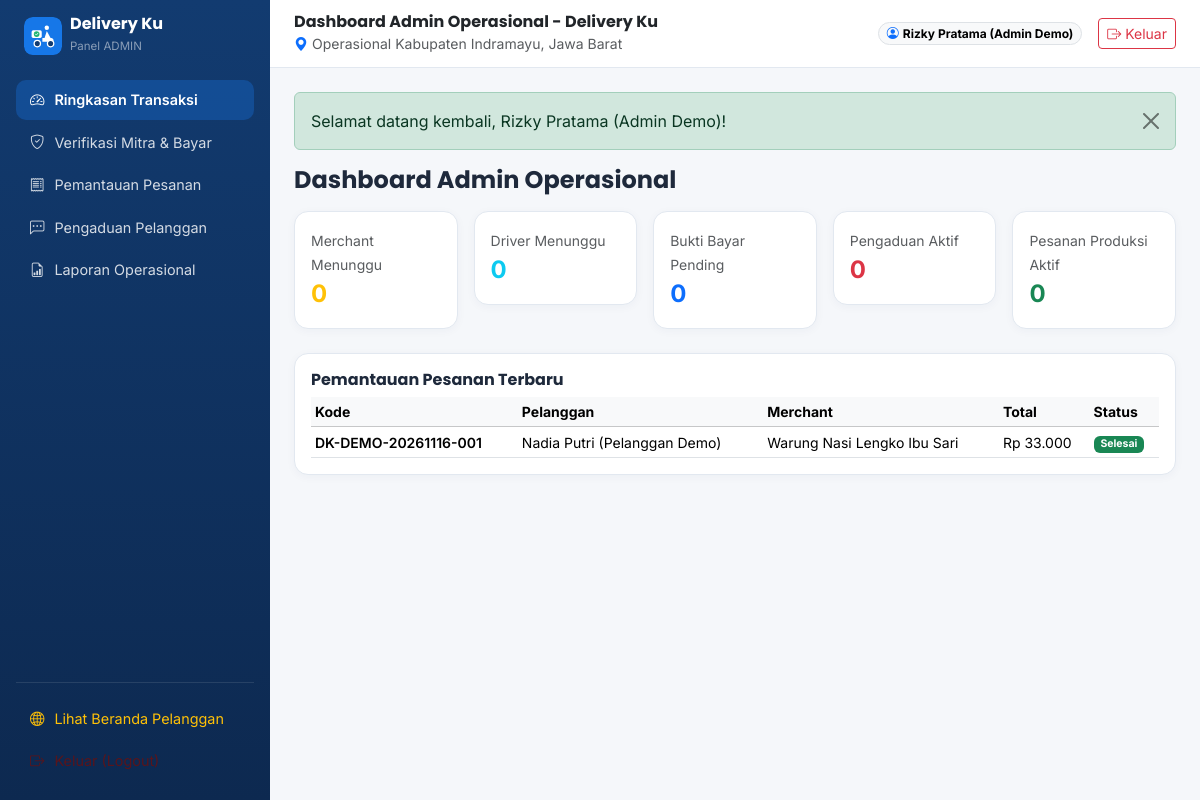
The page /index.php?route=admin/dashboard (signed in) on the database its author committed.
### tables this page shows
CREATE TABLE IF NOT EXISTS `orders` (
    `id` BIGINT UNSIGNED AUTO_INCREMENT PRIMARY KEY,
    `order_code` VARCHAR(40) NOT NULL UNIQUE,
    `user_id` BIGINT UNSIGNED NOT NULL,
    `merchant_id` BIGINT UNSIGNED NOT NULL,
    `driver_id` BIGINT UNSIGNED NULL,
    `district_id` INT UNSIGNED NULL,
    `voucher_id` BIGINT UNSIGNED NULL,
    `recipient_name` VARCHAR(150) NOT NULL,
    `recipient_phone` VARCHAR(25) NOT NULL,
    `delivery_address` TEXT NOT NULL,
    `delivery_lat` DECIMAL(10,7) NULL,
    `delivery_lng` DECIMAL(10,7) NULL,
    `distance_km` DECIMAL(6,2) NOT NULL DEFAULT 2.00,
    `subtotal` DECIMAL(12,2) NOT NULL DEFAULT 0.00,
    `merchant_discount` DECIMAL(12,2) NOT NULL DEFAULT 0.00,
    `voucher_discount` DECIMAL(12,2) NOT NULL DEFAULT 0.00,
    `delivery_fee` DECIMAL(12,2) NOT NULL DEFAULT 0.00,
    `service_fee` DECIMAL(12,2) NOT NULL DEFAULT 0.00,
    `platform_commission` DECIMAL(12,2) NOT NULL DEFAULT 0.00,
    `merchant_net_income` DECIMAL(12,2) NOT NULL DEFAULT 0.00,
    `driver_net_income` DECIMAL(12,2) NOT NULL DEFAULT 0.00,
    `total_amount` DECIMAL(12,2) NOT NULL DEFAULT 0.00,
    `payment_method` ENUM('cod','bank_transfer','manual_proof') NOT NULL DEFAULT 'cod',
    `status` ENUM(
        'menunggu_pembayaran',
        'menunggu_konfirmasi_merchant',
        'pesanan_dikonfirmasi',
        'sedang_disiapkan',
        'menunggu_driver',
        'driver_menuju_merchant',
        'pesanan_diambil',
        'dalam_pengiriman',
        'selesai',
        'dibatalkan',
        'pengembalian_dana'
    ) NOT NULL DEFAULT 'menunggu_konfirmasi_merchant',
    `customer_notes` TEXT NULL,
    `cancel_reason` VARCHAR(255) NULL,
    `customer_confirmed_at` DATETIME NULL,
    `completed_at` DATETIME NULL,
    `is_demo` TINYINT(1) NOT NULL DEFAULT 0,
    `created_at` TIMESTAMP DEFAULT CURRENT_TIMESTAMP,
    `updated_at` TIMESTAMP DEFAULT CURRENT_TIMESTAMP ON UPDATE CURRENT_TIMESTAMP,
    `deleted_at` TIMESTAMP NULL DEFAULT NULL,
    INDEX `idx_orders_user` (`user_id`),
    INDEX `idx_orders_merchant` (`merchant_id`),
    INDEX `idx_orders_driver` (`driver_id`),
    INDEX `idx_orders_status` (`status`),
    INDEX `idx_orders_demo_created` (`is_demo`, `created_at`),
    CONSTRAINT `fk_ord_user` FOREIGN KEY (`user_id`) REFERENCES `users`(`id`),
    CONSTRAINT `fk_ord_merchant` FOREIGN KEY (`merchant_id`) REFERENCES `merchants`(`id`),
    CONSTRAINT `fk_ord_driver` FOREIGN KEY (`driver_id`) REFERENCES `drivers`(`id`) ON DELETE SET NULL,
    CONSTRAINT `fk_ord_district` FOREIGN KEY (`district_id`) REFERENCES `districts`(`id`) ON DELETE SET NULL,
    CONSTRAINT `fk_ord_voucher` FOREIGN KEY (`voucher_id`) REFERENCES `vouchers`(`id`) ON DELETE SET NULL
);

CREATE TABLE IF NOT EXISTS `users` (
    `id` BIGINT UNSIGNED AUTO_INCREMENT PRIMARY KEY,
    `role_id` INT UNSIGNED NOT NULL,
    `full_name` VARCHAR(150) NOT NULL,
    `email` VARCHAR(150) NOT NULL UNIQUE,
    `phone` VARCHAR(25) NOT NULL,
    `password_hash` VARCHAR(255) NOT NULL,
    `avatar_path` VARCHAR(255) NULL,
    `status` ENUM('active','inactive','suspended','pending') NOT NULL DEFAULT 'active',
    `is_demo` TINYINT(1) NOT NULL DEFAULT 0,
    `reset_token` VARCHAR(120) NULL,
    `reset_expires_at` DATETIME NULL,
    `last_login_at` DATETIME NULL,
    `created_at` TIMESTAMP DEFAULT CURRENT_TIMESTAMP,
    `updated_at` TIMESTAMP DEFAULT CURRENT_TIMESTAMP ON UPDATE CURRENT_TIMESTAMP,
    `deleted_at` TIMESTAMP NULL DEFAULT NULL,
    INDEX `idx_users_role` (`role_id`),
    INDEX `idx_users_status` (`status`),
    CONSTRAINT `fk_users_role` FOREIGN KEY (`role_id`) REFERENCES `roles`(`id`)
);

CREATE TABLE IF NOT EXISTS `merchants` (
    `id` BIGINT UNSIGNED AUTO_INCREMENT PRIMARY KEY,
    `user_id` BIGINT UNSIGNED NOT NULL UNIQUE,
    `merchant_category_id` INT UNSIGNED NULL,
    `district_id` INT UNSIGNED NULL,
    `village_id` INT UNSIGNED NULL,
    `store_name` VARCHAR(160) NOT NULL,
    `slug` VARCHAR(180) NOT NULL UNIQUE,
    `description` TEXT NULL,
    `logo_path` VARCHAR(255) NULL,
    `banner_path` VARCHAR(255) NULL,
    `address` TEXT NOT NULL,
    `postal_code` VARCHAR(10) NULL,
    `latitude` DECIMAL(10,7) NULL,
    `longitude` DECIMAL(10,7) NULL,
    `open_time` TIME NOT NULL DEFAULT '08:00:00',
    `close_time` TIME NOT NULL DEFAULT '21:00:00',
    `is_open` TINYINT(1) NOT NULL DEFAULT 1,
    `verification_status` ENUM('pending','approved','rejected') NOT NULL DEFAULT 'pending',
    `verification_notes` TEXT NULL,
    `commission_rate` DECIMAL(5,2) NULL COMMENT 'Override komisi persen khusus merchant jika diisi',
    `rating_avg` DECIMAL(3,2) NOT NULL DEFAULT 5.00,
    `total_reviews` INT UNSIGNED NOT NULL DEFAULT 0,
    `is_recommended` TINYINT(1) NOT NULL DEFAULT 0,
    `is_demo` TINYINT(1) NOT NULL DEFAULT 0,
    `created_at` TIMESTAMP DEFAULT CURRENT_TIMESTAMP,
    `updated_at` TIMESTAMP DEFAULT CURRENT_TIMESTAMP ON UPDATE CURRENT_TIMESTAMP,
    `deleted_at` TIMESTAMP NULL DEFAULT NULL,
    INDEX `idx_merchant_verify` (`verification_status`, `is_open`),
    INDEX `idx_merchant_district` (`district_id`),
    CONSTRAINT `fk_merchant_user` FOREIGN KEY (`user_id`) REFERENCES `users`(`id`) ON DELETE CASCADE,
    CONSTRAINT `fk_merchant_cat` FOREIGN KEY (`merchant_category_id`) REFERENCES `merchant_categories`(`id`) ON DELETE SET NULL,
    CONSTRAINT `fk_merchant_dist` FOREIGN KEY (`district_id`) REFERENCES `districts`(`id`) ON DELETE SET NULL,
    CONSTRAINT `fk_merchant_vil` FOREIGN KEY (`village_id`) REFERENCES `villages`(`id`) ON DELETE SET NULL
);

### app/controllers/AdminController.php (called while the page is built, shortened)
<?php
final class AdminController
{
    public function dashboard(): void
    {
        $pdo = Database::connection();
        $summary = [
            'pending_merchants' => (int)$pdo->query("SELECT COUNT(*) FROM merchants WHERE verification_status='pending' AND deleted_at IS NULL")->fetchColumn(),
            'pending_drivers' => (int)$pdo->query("SELECT COUNT(*) FROM drivers WHERE verification_status='pending' AND deleted_at IS NULL")->fetchColumn(),
            'pending_payments' => (int)$pdo->query("SELECT COUNT(*) FROM payments WHERE status='waiting_verification'")->fetchColumn(),
            'open_complaints' => (int)$pdo->query("SELECT COUNT(*) FROM complaints WHERE status IN ('open','in_progress')")->fetchColumn(),
            'active_orders' => (int)$pdo->query("SELECT COUNT(*) FROM orders WHERE status NOT IN ('selesai','dibatalkan','pengembalian_dana') AND is_demo = 0")->fetchColumn(),
        ];
        $recentOrders = $pdo->query(
            'SELECT o.*, u.full_name AS customer_name, m.store_name
             FROM orders o JOIN users u ON u.id=o.user_id JOIN merchants m ON m.id=o.merchant_id
             ORDER BY o.id DESC LIMIT 10'
        )->fetchAll();
        render_view('admin/dashboard', compact('summary', 'recentOrders') + [
            'pageTitle' => 'Dashboard Admin Operasional - Delivery Ku',
        ], 'dashboard_shell');
    }
}

### index.php (called while the page is built, shortened)
<?php
$routes = require BASE_PATH . '/routes/web.php';
$route = trim((string)($_GET['route'] ?? ''), '/');
$handler = $routes[$route];
$isPost = ($_SERVER['REQUEST_METHOD'] ?? 'GET') === 'POST';
if ($isPost && isset($handler[2], $handler[3])) {
    $controllerClass = $handler[2];
    $method = $handler[3];
} else {
    $method = $handler[1];
}
$controller = new $controllerClass();
$controller->{$method}();

### resources/views/admin/dashboard.php (the view)
<h4 class="fw-bold mb-3">Dashboard Admin Operasional</h4>
<div class="row g-3 mb-4">
    <div class="col-6 col-md-4 col-lg"><div class="dk-card p-3"><small class="text-muted">Merchant Menunggu</small><div class="fs-4 fw-bold text-warning"><?= (int)$summary['pending_merchants'] ?></div></div></div>
    <div class="col-6 col-md-4 col-lg"><div class="dk-card p-3"><small class="text-muted">Driver Menunggu</small><div class="fs-4 fw-bold text-info"><?= (int)$summary['pending_drivers'] ?></div></div></div>
    <div class="col-6 col-md-4 col-lg"><div class="dk-card p-3"><small class="text-muted">Bukti Bayar Pending</small><div class="fs-4 fw-bold text-primary"><?= (int)$summary['pending_payments'] ?></div></div></div>
    <div class="col-6 col-md-6 col-lg"><div class="dk-card p-3"><small class="text-muted">Pengaduan Aktif</small><div class="fs-4 fw-bold text-danger"><?= (int)$summary['open_complaints'] ?></div></div></div>
    <div class="col-12 col-md-6 col-lg"><div class="dk-card p-3"><small class="text-muted">Pesanan Produksi Aktif</small><div class="fs-4 fw-bold text-success"><?= (int)$summary['active_orders'] ?></div></div></div>
</div>
<div class="dk-card p-3">
    <h6 class="fw-bold mb-2">Pemantauan Pesanan Terbaru</h6>
    <div class="table-responsive">
        <table class="table table-sm small align-middle mb-0">
            <thead class="table-light"><tr><th>Kode</th><th>Pelanggan</th><th>Merchant</th><th>Total</th><th>Status</th></tr></thead>
            <tbody>
            <?php foreach ($recentOrders as $o): ?>
                <tr>
                    <td class="fw-semibold"><?= e($o['order_code']) ?></td>
                    <td><?= e($o['customer_name']) ?></td>
                    <td><?= e($o['store_name']) ?></td>
                    <td><?= e(rupiah($o['total_amount'])) ?></td>
                    <td><?= order_status_badge($o['status']) ?></td>
                </tr>
            <?php endforeach; ?>
            </tbody>
        </table>
    </div>
</div>

### app/helpers/functions.php (shortened to what this page needs)
<?php
function e(?string $value): string
{
    return htmlspecialchars((string)$value, ENT_QUOTES | ENT_SUBSTITUTE, 'UTF-8');
}
function rupiah(float|int|string|null $amount): string
{
    return 'Rp ' . number_format((float)($amount ?? 0), 0, ',', '.');
}
function order_status_badge(string $status): string
{
    $meta = ORDER_STATUSES[$status] ?? ['label' => ucfirst(str_replace('_', ' ', $status)), 'badge' => 'secondary'];
    return '<span class="badge text-bg-' . e($meta['badge']) . '">' . e($meta['label']) . '</span>';
}
function render_view(string $view, array $data = [], ?string $layout = null): void
{
    extract($data, EXTR_SKIP);
    $viewFile = BASE_PATH . '/resources/views/' . str_replace('.', '/', $view) . '.php';
    if ($layout !== null) {
        require $viewFile;
        return;
    }
}

### public/assets/css/deliveryku.css (style rules this page uses)
:root { --dk-blue: #1677E8; --dk-navy: #123B70; --dk-white: #FFFFFF; --dk-bg: #F5F7FA; --dk-green: #22B573; --dk-border: #E2E8F0; }
body { font-family: 'Inter', 'Poppins', system-ui, -apple-system, sans-serif; background-color: var(--dk-bg); color: #1E293B; }
h1, h2, h3, h4, h5, h6, .brand-font { font-family: 'Poppins', 'Inter', sans-serif; }
.dk-card { border: 1px solid var(--dk-border); border-radius: 14px; box-shadow: 0 2px 10px rgba(18, 59, 112, 0.04); background: #fff; }

### rows shown on the page
orders: order_code "DK-DEMO-20261116-001", user.full_name "Nadia Putri (Pelanggan Demo)", merchant.store_name "Warung Nasi Lengko Ibu Sari", total_amount "Rp 33.000", status "Selesai"

### other values the page prints
$role "ADMIN"
$m['label'] "Ringkasan Transaksi"
$m['label'] "Verifikasi Mitra & Bayar"
$m['label'] "Pemantauan Pesanan"
$m['label'] "Pengaduan Pelanggan"
$m['label'] "Laporan Operasional"
$pageTitle "Dashboard Admin Operasional - Delivery Ku"
$user['full_name'] "Rizky Pratama (Admin Demo)"
$f['message'] "Selamat datang kembali, Rizky Pratama (Admin Demo)!"
$summary['pending_merchants'] "0"
$summary['pending_drivers'] "0"
$summary['pending_payments'] "0"
$summary['open_complaints'] "0"
$summary['active_orders'] "0"
